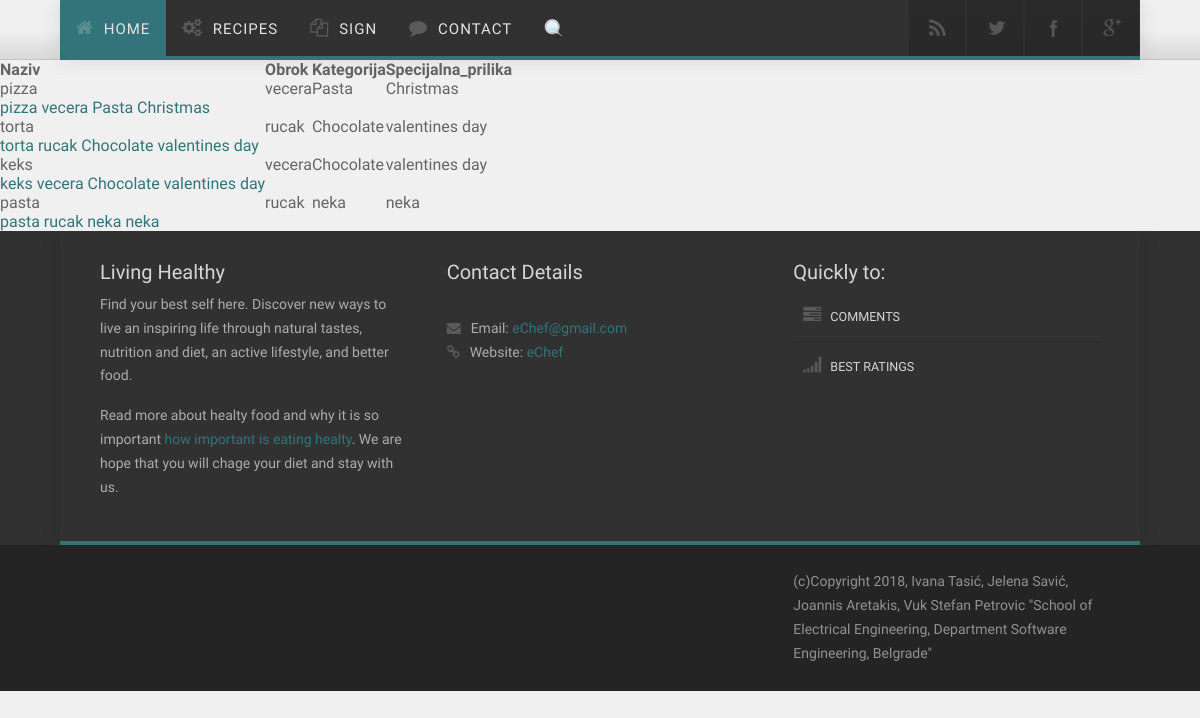
/eChef/index.php/gost/pretraga, run on an earlier commit of the app's database.
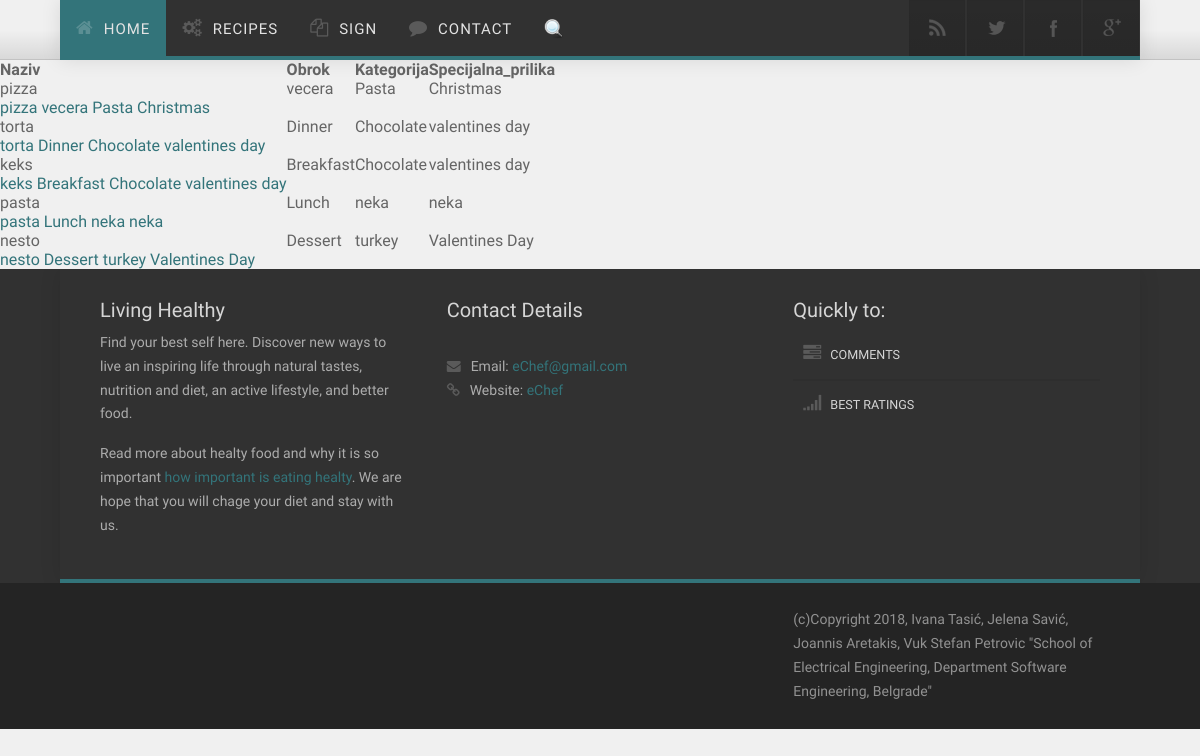
And on a later commit of the database.
### tables this page shows
CREATE TABLE IF NOT EXISTS `recepti` (
  `idR` int(11) NOT NULL AUTO_INCREMENT,
  `naziv` varchar(20) NOT NULL,
  `sadrzaj` text NOT NULL,
  `obrok` varchar(20) NOT NULL,
  `kategorija` varchar(20) NOT NULL,
  `spec_prilika` varchar(20) DEFAULT NULL,
  `slika` varchar(30) DEFAULT NULL,
  PRIMARY KEY (`idR`)
);

### eChef/application/controllers/Gost.php (called while the page is built, shortened)
<?php
class Gost extends CI_Controller {
    public function __construct() {
        $this->load->model("Jelo");
        $this->load->model("Korisnik");
    }
    private function prikazi($glavniDeo, $data) {
        $data['controller'] = 'Gost';
        $this->load->view("sablon/gost_header.php", $data);
        $this->load->view($glavniDeo, $data);
        $this->load->view("sablon/footer.php");
    }
    public function pretraga() {
        $search = $this->input->get('searchBox');
        $data = [];
        $data['jela'] = $this->Jelo->dohvatiJeloIme($search);
        $this->prikazi("rezultatipretrage.php", $data);
    }
}

### eChef/index.php (called while the page is built, shortened)
<?php
require_once BASEPATH.'core/CodeIgniter.php';

### eChef/application/models/Jelo.php (called while the page is built, shortened)
<?php
class Jelo extends CI_Model {
    public function dohvatiJeloIme($ime) {
        $this->db->like("naziv", $ime);
        $this->db->from("recepti");
        $this->db->select("idR,naziv,obrok,kategorija,spec_prilika");
        $query = $this->db->get();
        return $query->result();
    }
}

### eChef/application/views/rezultatipretrage.php (the view, shortened to what this page needs)
<html>
<head>
</head>
<body>
<table>
    <tr><th>Naziv</th><th>Obrok</th><th>Kategorija</th><th>Specijalna_prilika</th></tr>
<?php
foreach ($jela as $jelo) {
    echo "<tr><td>".$jelo->naziv."</td><td>".$jelo->obrok. "</td><td>".$jelo->kategorija."</td><td>".$jelo->spec_prilika."</td></tr>";
    echo "<td><a href=".site_url("$controller/prikaziJelo/".$jelo->idR)."\">$jelo->naziv  $jelo->obrok  $jelo->kategorija  $jelo->spec_prilika</a><td></tr>";
}
?>
</table>
</body>
</html>

### eChef/application/views/sablon/gost_header.php (shortened to what this page needs)
<html>
    <head>
        <link rel="stylesheet" href="<?php echo base_url();?>assets/css/bootstrap.css" rel="stylesheet">
        <link rel="stylesheet" href="<?php echo base_url();?>assets/css/animate.css" rel="stylesheet">
        <link rel="stylesheet" href="<?php echo base_url();?>assets/css/font-awesome.css" rel="stylesheet">
        <link rel="stylesheet" href="<?php echo base_url();?>assets/css/nexus.css" rel="stylesheet">
        <link rel="stylesheet" href="<?php echo base_url();?>assets/css/responsive.css" rel="stylesheet">
        <link rel="stylesheet" href="<?php echo base_url();?>assets/css/custom.css" rel="stylesheet">
    </head>
    <body>
        <div id="body-bg">
            <div id="hornav" class="bottom-border-shadow">
                <div class="container no-padding border-bottom">
                    <div class="row">
                        <div class="col-md-8 no-padding">
                            <div class="visible-lg">
                                <ul id="hornavmenu" class="nav navbar-nav">
                                    <li>
                                        <a href="home.html" class="fa-home active">Home</a>
                                    </li>
                                    <li>
                                        <span class="fa-gears ">Recipes</span>
                                    </li>
                                    <li>
                                        <span class="fa-copy ">Sign</span>
                                    </li>
                                    <li>
                                        <a href="contact.html" class="fa-comment ">Contact</a>
                                    </li>
				    <li>
                                        <a href="<?php echo site_url("$controller/prikazipretraga"); ?>"><img src="<?php echo base_url();?>assets/img/search.png" alt="search" width="20" height="20"/></a>
                                    </li>
                                </ul>
                            </div>
                        </div>
                        <div class="col-md-4 no-padding">
                            <ul class="social-icons pull-right">
                                <li class="social-rss">
                                    <a href="#" target="_blank" title="RSS"></a>
                                </li>
                                <li class="social-twitter">
                                    <a href="#" target="_blank" title="Twitter"></a>
                                </li>
                                <li class="social-facebook">
                                    <a href="#" target="_blank" title="Facebook"></a>
                                </li>
                                <li class="social-googleplus">
                                    <a href="#" target="_blank" title="Google+"></a>
                                </li>
                            </ul>
                        </div>
                    </div>
                </div>
            </div>

### eChef/application/views/sablon/footer.php (shortened to what this page needs)
            <div id="base">
                <div class="container bottom-border padding-vert-30">
                    <div class="row">
                        <div class="col-md-4">
                            <h3 class="class margin-bottom-10">Living Healthy</h3>
                            <p>Find your best self here. Discover new ways to live an inspiring life through natural tastes, nutrition and diet, an active lifestyle, and better food.</p>
                            <p>Read more about healty food and why it is so important
                                <a href="http://healthyeating.sfgate.com/eating-healthy-important-7166.html" target="_blank">how important is eating healty</a>. We are hope that you will chage your diet and stay with us.</p>
                        </div>
                        <div class="col-md-4 margin-bottom-20">
                            <h3 class="margin-bottom-10">Contact Details</h3>
                            <p>
                                <br>
                                <span class="fa-envelope">Email:</span>
                                <a href="mailto:info@example.com">eChef@gmail.com</a>
                                <br>
                                <span class="fa-link">Website:</span>
                                <a href="www.eChef.com">eChef</a>
                            </p>
                        </div>
                        <div class="col-md-4 margin-bottom-20">
                            <h3 class="margin-bottom-10">Quickly to:</h3>
                            <ul class="menu">
                                <li>
                                    <a class="fa-tasks" href="#">Comments</a>
                                </li>
                                <li>
                                    <a class="fa-signal" href="#">Best ratings</a>
                                </li>
                            </ul>
                        </div>
                    </div>
                </div>
            </div>
            <div id="footer" class="background-grey">
                <div class="container">
                    <div class="row">
                        <div id="footermenu" class="col-md-8">
                            <ul class="list-unstyled list-inline">
                            </ul>
                        </div>
                        <div id="copyright" class="col-md-4">
                            <p class="pull-right">(c)Copyright 2018, Ivana Tasić, Jelena Savić, Joannis  Aretakis, Vuk Stefan Petrovic "School of Electrical Engineering, Department Software Engineering, Belgrade"</p>
                        </div>
                    </div>
                </div>
            </div>
    </body>
</html>

What changed in the data, as far as the page shows it:
changed recepti "torta": obrok "rucak" → "Dinner"
changed recepti "keks": obrok "vecera" → "Breakfast"
changed recepti "pasta": obrok "rucak" → "Lunch"
added recepti: naziv "nesto", obrok "Dessert", kategorija "turkey", spec_prilika "Valentines Day"
